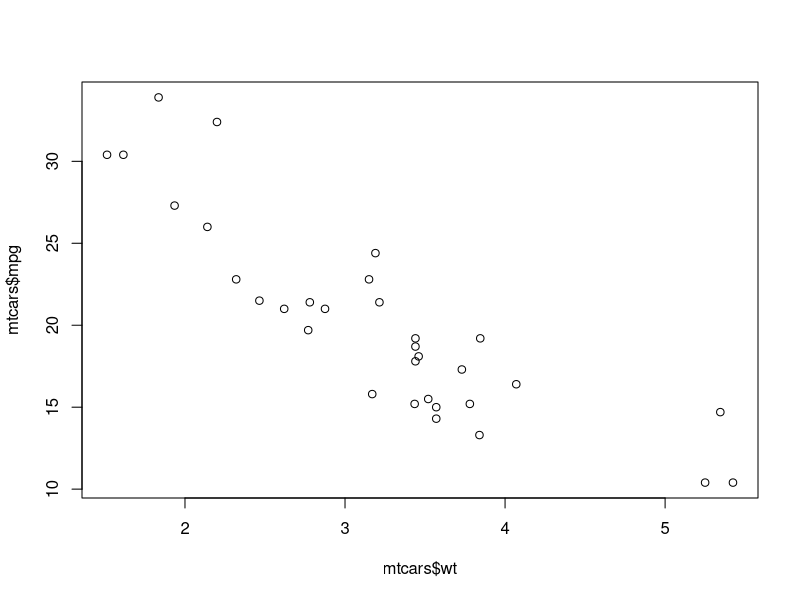
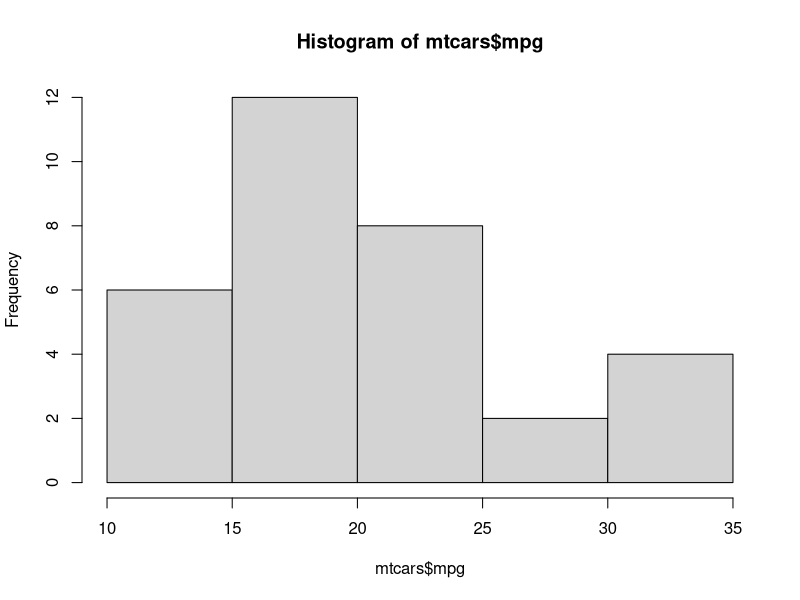
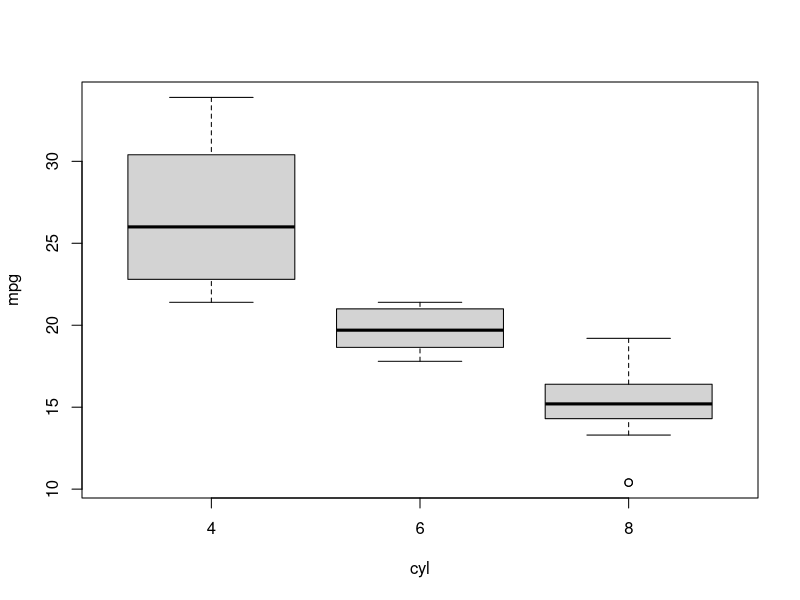

Source code (R) for these figures, in order:
## ---- chunk 1
library('knitr')
opts_chunk$set(prompt=TRUE, comment=NA, collapse=TRUE)
## ---- chunk 2
1
1 + 2
5 - 2
5 * 6
24 / 6
## ---- chunk 3
1 < 2
1 > 2
2 == 2
2 != 2
2 >= 3
2 <= 3
## ---- chunk 4
a <- 5 * 4
a
## ---- chunk 5
1:10
10:1
length(1:10)
## ---- chunk 6
c(1, 13, 7, 5)
x <- c(1, 13, 7, 5)
length(x)
sum(x)
mean(x)
## ---- chunk 7
a <- 1:4
b <- 5:8

a
b

a + b
a - b
a * b
a / b
## ---- chunk 8
a <- 1:5
b <- 5:1

a
b

a == b
a > b
a < b
a >= b
a <= b
## ---- chunk 9
1:100
## ---- chunk 10
a <- 1:10
b <- c(10, 100)

a
b

a + b # The result is length 10
## ---- chunk 11
x <- c(1, 13, 7, 5)
x

x[1]
x[2]
x[3]
x[4]
x[5] # Returns NA
## ---- chunk 12
x

x[3:4]
## ---- chunk 13
x

x[c(TRUE, FALSE, TRUE, FALSE)]
## ---- chunk 14
x[x > 6]
## ---- chunk 15
order(x)
## ---- chunk 16
x[order(x)]
## ---- chunk 17
x
x[2] <- 17
x
## ---- chunk 18
mtcars
## ---- chunk 19
mtcars[1, 3] # Value from row 1 column 3
mtcars[1,  ] # Leave columns blank to return a row with all columns
mtcars[ , 1] # Leave the rows blank to return only a single column  
## ---- chunk 20
mtcars$cyl       # Use the $ operator to obtain a single column as a vector
mtcars[ , 'cyl'] # or refer to the column by name, rather than position
## ---- chunk 21
str(mtcars)
## ---- chunk 22
names(mtcars)
names(mtcars)[9]
names(mtcars)[9] <- "transmission"
names(mtcars)
## ---- chunk 23
# Step 1: create a logical vector of the items you wish to change
mtcars$transmission == 1 
# Step 2: Use the vectorized ifelse() function to create the desired vector
ifelse(mtcars$transmission == 1, "manual", "automatic")
# Step 3: Assign the new vector to the data frame
mtcars$transmission <- ifelse(mtcars$transmission == 1, "manual", "automatic")

mtcars
## ---- chunk 24
mean(mtcars[mtcars$cyl == 8, 'mpg'])
## ---- chunk 25
mtcars[order(mtcars$mpg), ]
## ---- chunk 26
table(mtcars$cyl)
## ---- chunk 27
table(mtcars$transmission, mtcars$cyl)
## ---- chunk 28
tbl <- table(mtcars$transmission, mtcars$cyl)
addmargins(tbl)
prop.table(tbl)
## ---- chunk 29
plot(mtcars$wt, mtcars$mpg) # As weight increases, mpg decreases
hist(mtcars$mpg)
boxplot(mpg ~ cyl, data = mtcars)
